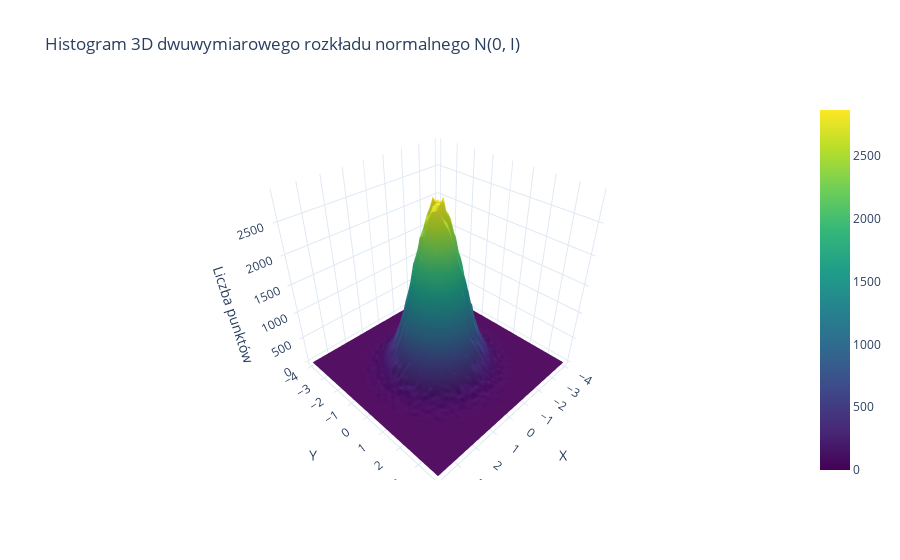

The notebook cell this image was saved under:
### Code cell
import numpy as np
import plotly.graph_objects as go

n = 1_000_000
x = np.random.randn(n)
y = np.random.randn(n)

hist, x_edges, y_edges = np.histogram2d(x, y, bins=60, range=[[-4, 4], [-4, 4]])

x_centers = 0.5 * (x_edges[:-1] + x_edges[1:])
y_centers = 0.5 * (y_edges[:-1] + y_edges[1:])

fig = go.Figure(
    data=[go.Surface(
        x=x_centers,
        y=y_centers,
        z=hist.T,  
        colorscale="Viridis"
    )]
)

fig.update_layout(
    title="Histogram 3D dwuwymiarowego rozkładu normalnego N(0, I)",
    scene=dict(
        xaxis_title="X",
        yaxis_title="Y",
        zaxis_title="Liczba punktów"
    ),
    template="plotly_white",
)

fig.show()

### Figure 1 — Plotly figure (JSON) as saved in the notebook; plotly's stock layout.template omitted (floating-point values rounded to 4 significant figures; data arrays with more than 128 entries replaced by an {"elided": "..."} marker saying what was removed)
{"data": [{"colorscale": [[0, "#440154"], [0.1111, "#482878"], [0.2222, "#3e4989"], [0.3333, "#31688e"], [0.4444, "#26828e"], [0.5556, "#1f9e89"], [0.6667, "#35b779"], [0.7778, "#6ece58"], [0.8889, "#b5de2b"], [1, "#fde725"]], "type": "surface", "x": [-3.933, -3.8, -3.667, -3.533, -3.4, -3.267, -3.133, -3.0, -2.867, -2.733, -2.6, -2.467, -2.333, -2.2, -2.067, -1.933, -1.8, -1.667, -1.533, -1.4, -1.267, -1.133, -1.0, -0.8667, -0.7333, -0.6, -0.4667, -0.3333, -0.2, -0.06667, 0.06667, 0.2, 0.3333, 0.4667, 0.6, 0.7333, 0.8667, 1.0, 1.133, 1.267, 1.4, 1.533, 1.667, 1.8, 1.933, 2.067, 2.2, 2.333, 2.467, 2.6, 2.733, 2.867, 3.0, 3.133, 3.267, 3.4, 3.533, 3.667, 3.8, 3.933], "y": [-3.933, -3.8, -3.667, -3.533, -3.4, -3.267, -3.133, -3.0, -2.867, -2.733, -2.6, -2.467, -2.333, -2.2, -2.067, -1.933, -1.8, -1.667, -1.533, -1.4, -1.267, -1.133, -1.0, -0.8667, -0.7333, -0.6, -0.4667, -0.3333, -0.2, -0.06667, 0.06667, 0.2, 0.3333, 0.4667, 0.6, 0.7333, 0.8667, 1.0, 1.133, 1.267, 1.4, 1.533, 1.667, 1.8, 1.933, 2.067, 2.2, 2.333, 2.467, 2.6, 2.733, 2.867, 3.0, 3.133, 3.267, 3.4, 3.533, 3.667, 3.8, 3.933], "z": {"elided": "60x60 float values"}}], "layout": {"scene": {"xaxis": {"title": {"text": "X"}}, "yaxis": {"title": {"text": "Y"}}, "zaxis": {"title": {"text": "Liczba punktów"}}}, "showlegend": false, "title": {"text": "Histogram 3D dwuwymiarowego rozkładu normalnego N(0, I)"}}}
